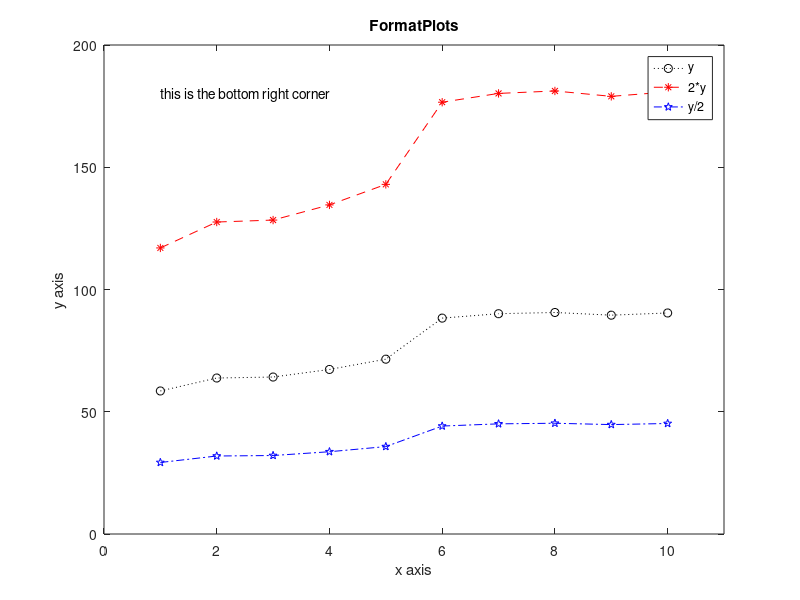

MATLAB code to generate this figure: (Note: this script raises an error after producing the figure.)
% Clauson, John
% Lab 9 Format Plots
% 09/22/2021

clc, clear, format compact

x = [1:1:10];
y = [58.5, 63.8, 64.2, 67.3, 71.5, 88.3,...
    90.1, 90.6, 89.5, 90.4];


plot(x,y, ':ok')
hold on
plot(x, 2*y, '--*r')
hold on
plot(x, y/2, '-.pb')

axis([0, 11, 0, 200])
title('FormatPlots')
legend('y', '2*y', 'y/2')
xlabel('x axis')
ylabel('y axis')
text(1, 180, 'this is the bottom right corner')
gtext('I did it!')